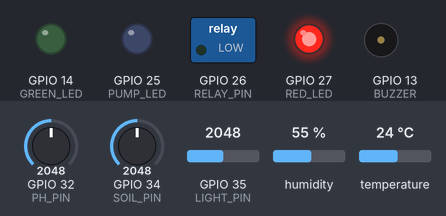
Simulated run of this sketch. Board: ESP32. Shown: switched loads named in the sketch (green lamp = pin HIGH), output pins drawn as LEDs (lit = HIGH), buzzer (waves = sounding, pin HIGH). Inputs (shaded band) come from the test bench; at power-on: GPIO 34 (SOIL_PIN) = 2048, humidity 55 %, GPIO 32 (PH_PIN) = 2048, GPIO 35 (LIGHT_PIN) = 2048, temperature 24 °C (analog values on the 0–4095 scale). What the sketch prints to the serial monitor is not drawn.

Above: at 2.2 s.
2.3 s: GPIO 34 (SOIL_PIN) set to 2005
At 4.9 s:
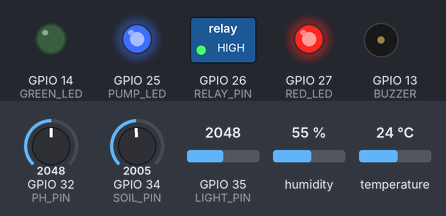
7.6 s: GPIO 34 (SOIL_PIN) set to 2866
At 12.09 s:
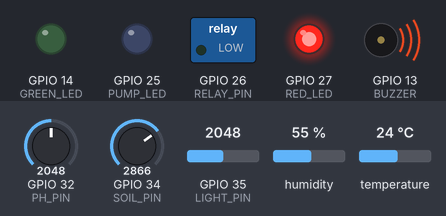
13.6 s: humidity set to 58 %
19.5 s: humidity set to 61 %
At 20.8 s:
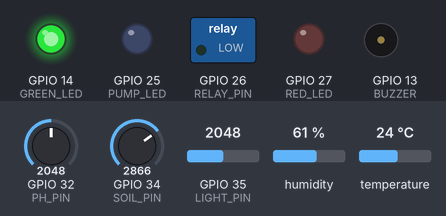
21.5 s: GPIO 32 (PH_PIN) set to 2403
23.2 s: GPIO 32 (PH_PIN) set to 2506
At 24.8 s:
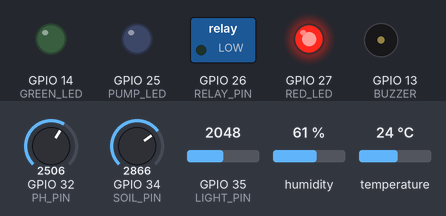
Timing chart, 0 to 31.7 s (numbered marks = the images above; inputs shaded):
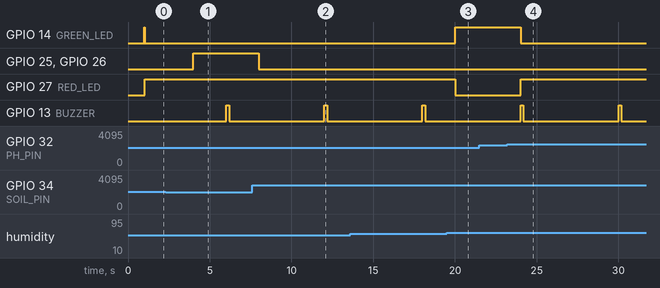

The sketch:

AgriSense-ESP32-MAJOR-CROPS.ino
```cpp
#include <Arduino.h>
#include <DHT.h>
#include <math.h>

// ---------- PINS ----------
#define SOIL_PIN 34
#define LIGHT_PIN 35
#define PH_PIN 32
#define DHT_PIN 4
#define DHT_TYPE DHT22
#define PUMP_LED 25
#define RELAY_PIN 26
#define RED_LED 27
#define GREEN_LED 14
#define BUZZER 13

#define RELAY_ON HIGH
#define RELAY_OFF LOW

DHT dht(DHT_PIN, DHT_TYPE);

// ---------- 7 MAJOR CROPS ----------
struct Crop {
  const char* name;
  const char* type;
  float phMin, phMax;
  int moistureMin;
  float tempMin, tempMax;
  float humidityMin, humidityMax;
  float lightMin, lightMax;
};

const Crop crops[] = {
  {"Rice",      "Grain",   5.5, 7.0, 50, 20, 35, 60, 90, 500, 1000},
  {"Wheat",     "Grain",   6.0, 7.5, 35, 15, 25, 40, 70, 300, 800},
  {"Maize",     "Grain",   5.8, 7.0, 40, 18, 30, 50, 80, 400, 900},
  {"Chickpea",  "Pulse",   6.0, 8.0, 30, 15, 30, 40, 70, 300, 800},
  {"Groundnut", "Oilseed", 6.0, 7.5, 35, 22, 30, 45, 75, 400, 900},
  {"Mustard",   "Oilseed", 6.0, 7.5, 30, 10, 25, 40, 70, 300, 800},
  {"Soybean",   "Pulse",   6.0, 7.0, 40, 20, 30, 50, 80, 400, 900}
};
const byte cropCount = sizeof(crops) / sizeof(crops[0]);

// ---------- STATE ----------
byte cropIndex = 0;
int moisture = 0;
float ph = 7.0, temp = 25.0, hum = 60.0, lux = 500.0;
int moistureSuit = 100, phSuit = 100, tempSuit = 100, humSuit = 100, lightSuit = 100;
int health = 100;
bool alert = false, irrigation = false;
String suggestion = "Conditions are suitable.";
String inputLine = "";
unsigned long lastRead = 0;
unsigned long lastBeep = 0;
const unsigned long READ_MS = 2000;
const unsigned long BEEP_MS = 5000;

// ---------- FUNCTIONS ----------
int scoreRange(float v, float lo, float hi) {
  if (v >= lo && v <= hi) return 100;
  float width = hi - lo;
  float d = (v < lo) ? lo - v : v - hi;
  if (width <= 0) return 0;
  return constrain(100 - (int)((d / width) * 100.0f), 0, 99);
}

int scoreMoisture(int v, int minV) {
  if (v >= minV) return 100;
  return constrain(100 - (minV - v) * 2, 0, 99);
}

int findCrop(String name) {
  name.trim();
  name.toLowerCase();
  for (byte i = 0; i < cropCount; i++) {
    String n = crops[i].name;
    n.toLowerCase();
    if (n == name) return i;
  }
  return -1;
}

void selectCrop(String name) {
  int i = findCrop(name);
  if (i < 0) return;
  cropIndex = i;
  Serial.print(F("CROP_SELECTED:"));
  Serial.println(crops[cropIndex].name);
}

void readSensors() {
  int soilRaw = analogRead(SOIL_PIN);
  int lightRaw = analogRead(LIGHT_PIN);
  int phRaw = analogRead(PH_PIN);

  moisture = map(soilRaw, 0, 4095, 0, 100);
  lux = (lightRaw / 4095.0f) * 1000.0f;
  ph = 4.0f + (phRaw / 4095.0f) * 5.0f;

  float t = dht.readTemperature();
  float h = dht.readHumidity();
  temp = isnan(t) ? 25.0f : t;
  hum = isnan(h) ? 60.0f : h;
}

void evaluate() {
  const Crop &c = crops[cropIndex];
  moistureSuit = scoreMoisture(moisture, c.moistureMin);
  phSuit = scoreRange(ph, c.phMin, c.phMax);
  tempSuit = scoreRange(temp, c.tempMin, c.tempMax);
  humSuit = scoreRange(hum, c.humidityMin, c.humidityMax);
  lightSuit = scoreRange(lux, c.lightMin, c.lightMax);
  health = (moistureSuit + phSuit + tempSuit + humSuit + lightSuit) / 5;

  alert = moisture < c.moistureMin ||
          ph < c.phMin || ph > c.phMax ||
          temp < c.tempMin || temp > c.tempMax ||
          hum < c.humidityMin || hum > c.humidityMax ||
          lux < c.lightMin || lux > c.lightMax;

  if (moisture < c.moistureMin)
    suggestion = "Moisture low - irrigation needed.";
  else if (moisture > 90)
    suggestion = "Moisture high - check drainage.";
  else if (ph < c.phMin)
    suggestion = "pH low - test soil and review suitable correction.";
  else if (ph > c.phMax)
    suggestion = "pH high - test soil and review suitable correction.";
  else if (temp < c.tempMin)
    suggestion = "Temperature low - protect crop from cold stress.";
  else if (temp > c.tempMax)
    suggestion = "Temperature high - check heat and plant protection.";
  else if (hum < c.humidityMin)
    suggestion = "Humidity low - check irrigation and local microclimate.";
  else if (hum > c.humidityMax)
    suggestion = "Humidity high - improve airflow and check moisture.";
  else if (lux < c.lightMin)
    suggestion = "Light low - check shading and plant location.";
  else if (lux > c.lightMax)
    suggestion = "Light high - check heat and direct exposure.";
  else
    suggestion = "Conditions are suitable.";
}

void outputs() {
  const Crop &c = crops[cropIndex];
  irrigation = moisture < c.moistureMin;
  digitalWrite(RELAY_PIN, irrigation ? RELAY_ON : RELAY_OFF);
  digitalWrite(PUMP_LED, irrigation ? HIGH : LOW);
  digitalWrite(RED_LED, alert ? HIGH : LOW);
  digitalWrite(GREEN_LED, alert ? LOW : HIGH);
}

void beep() {
  if (alert && millis() - lastBeep >= BEEP_MS) {
    lastBeep = millis();
    digitalWrite(BUZZER, HIGH);
    delay(180);
    digitalWrite(BUZZER, LOW);
  }
}

void sendJSON() {
  const Crop &c = crops[cropIndex];
  Serial.print(F("{\"device\":\"ESP32\",\"crop\":\"")); Serial.print(c.name);
  Serial.print(F("\",\"type\":\"")); Serial.print(c.type);
  Serial.print(F("\",\"moisture\":")); Serial.print(moisture);
  Serial.print(F(",\"ph\":")); Serial.print(ph, 2);
  Serial.print(F(",\"temperature\":")); Serial.print(temp, 1);
  Serial.print(F(",\"humidity\":")); Serial.print(hum, 1);
  Serial.print(F(",\"light\":")); Serial.print(lux, 1);
  Serial.print(F(",\"moistureSuitability\":")); Serial.print(moistureSuit);
  Serial.print(F(",\"phSuitability\":")); Serial.print(phSuit);
  Serial.print(F(",\"temperatureSuitability\":")); Serial.print(tempSuit);
  Serial.print(F(",\"humiditySuitability\":")); Serial.print(humSuit);
  Serial.print(F(",\"lightSuitability\":")); Serial.print(lightSuit);
  Serial.print(F(",\"health\":")); Serial.print(health);
  Serial.print(F(",\"alert\":")); Serial.print(alert ? "true" : "false");
  Serial.print(F(",\"irrigation\":")); Serial.print(irrigation ? "true" : "false");
  Serial.print(F(",\"suggestion\":\"")); Serial.print(suggestion);
  Serial.println(F("\"}"));
}

void readCommands() {
  while (Serial.available()) {
    char ch = Serial.read();
    if (ch == '\n' || ch == '\r') {
      if (!inputLine.length()) continue;
      String line = inputLine;
      inputLine = "";
      line.trim();

      // Dashboard/bridge formats: {"crop":"Rice"} or CROP:Rice or Rice
      int key = line.indexOf("\"crop\"");
      if (key >= 0) {
        int colon = line.indexOf(':', key);
        int q1 = line.indexOf('"', colon + 1);
        int q2 = q1 >= 0 ? line.indexOf('"', q1 + 1) : -1;
        if (q1 >= 0 && q2 > q1) {
          selectCrop(line.substring(q1 + 1, q2));
          continue;
        }
      }
      if (line.startsWith("CROP:") || line.startsWith("crop:")) {
        selectCrop(line.substring(5));
        continue;
      }
      if (findCrop(line) >= 0) selectCrop(line);
    } else if (isPrintable(ch) && inputLine.length() < 120) {
      inputLine += ch;
    }
  }
}

void setup() {
  Serial.begin(115200);
  delay(1000);

  pinMode(PUMP_LED, OUTPUT);
  pinMode(RELAY_PIN, OUTPUT);
  pinMode(RED_LED, OUTPUT);
  pinMode(GREEN_LED, OUTPUT);
  pinMode(BUZZER, OUTPUT);

  digitalWrite(RELAY_PIN, RELAY_OFF);
  digitalWrite(PUMP_LED, LOW);
  digitalWrite(RED_LED, LOW);
  digitalWrite(GREEN_LED, HIGH);
  digitalWrite(BUZZER, LOW);

  analogReadResolution(12);
  dht.begin();

  Serial.println(F("================================"));
  Serial.println(F("       AGRISENSE ESP32          "));
  Serial.println(F("================================"));
  Serial.println(F("Live JSON starts below."));
  Serial.println(F("Crop commands: {\"crop\":\"Rice\"}"));
  Serial.print(F("Default crop: ")); Serial.println(crops[cropIndex].name);

  readSensors();
  evaluate();
  outputs();
  sendJSON();
}

void loop() {
  readCommands();

  if (millis() - lastRead >= READ_MS) {
    lastRead = millis();
    readSensors();
    evaluate();
    outputs();
    beep();
    sendJSON();
  }
}
```

Measured:
- the behaviour switches between 2048 and 2047 on GPIO 34 (SOIL_PIN) (found by bisection; images 0 and 1)
- the behaviour switches between 59 and 60 % on humidity (found by bisection; images 2 and 3)
- the behaviour switches between 2457 and 2458 on GPIO 32 (PH_PIN) (found by bisection; images 3 and 4)
- after the input at 2.3 s, GPIO 25 (PUMP_LED), GPIO 26 (RELAY_PIN): LOW → HIGH after 1.7 s
- after the input at 7.6 s, GPIO 25 (PUMP_LED), GPIO 26 (RELAY_PIN): HIGH → LOW after 0.41 s
- after the input at 19.5 s, GPIO 14 (GREEN_LED): LOW → HIGH after 0.51 s; GPIO 27 (RED_LED): HIGH → LOW after 0.51 s
- after the input at 21.5 s, every drawn part: stays the same
- after the input at 23.2 s, GPIO 14 (GREEN_LED): HIGH → LOW after 0.81 s; GPIO 27 (RED_LED): LOW → HIGH after 0.81 s; GPIO 13 (BUZZER): alternates HIGH for 0.18 s and LOW for 5.8 s, starting after 0.81 s
